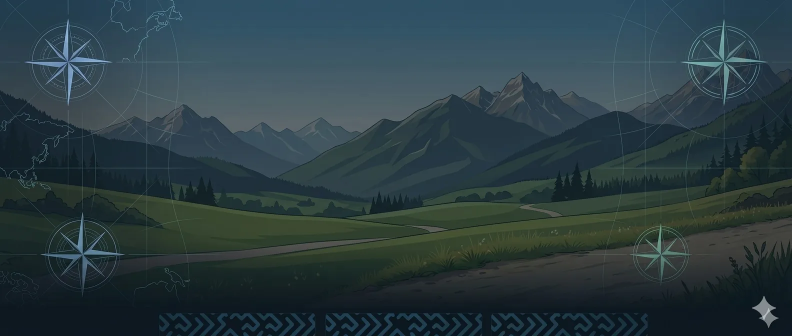
#> input picture -f/img/sharehubeu-hero.webp, 1584 x 672 px (shown at 1/2 size)
$ python -i build_long.py   (imports and definitions only)
#> lines starting #> are read from the running program, lines starting #| are printed output that depends on the picture
#> further down, picture is the input picture: PIL image 1584x672 RGB; mean R, G, B 43.3, 61.2, 66.3
#!/usr/bin/env python3
"""Yatay uzun video (1920x1080). build_long.py SPEC.json ; tekrar calistirilabilir (segmentleri onbellekte tutar).
spec: out, root, title, sub, items[] ('IMG_x.jpeg' 4 sn foto | 'IMG_x.MOV@bas@sure' orijinal sesli klip), cache"""
import sys,os,subprocess,json,glob,time
from PIL import Image,ImageOps,ImageFilter,ImageDraw,ImageFont
# [4 lines not run here, left out]
F='/usr/share/fonts/truetype/dejavu/DejaVuSans-Bold.ttf'
def find(n): return glob.glob(os.path.join(S['root'],'**',n),recursive=True)[0]
def frame(im,first=False):
#> called with first = False
    im=ImageOps.exif_transpose(im).convert('RGB')
    bg=im.resize((1920,round(im.height*1920/im.width))) if im.width/im.height<16/9 else im.resize((round(im.width*1080/im.height),1080))
    l=(bg.width-1920)//2;t=(bg.height-1080)//2; bg=bg.crop((l,t,l+1920,t+1080)).filter(ImageFilter.GaussianBlur(40))
#> after `l = (bg.width - 1920) // 2`: l = 313
#> after `t = (bg.height - 1080) // 2`: t = 0
#> after `bg = bg.crop((l, t, l + 1920, t + 1080)).filter(ImageFilter.GaussianBl`:
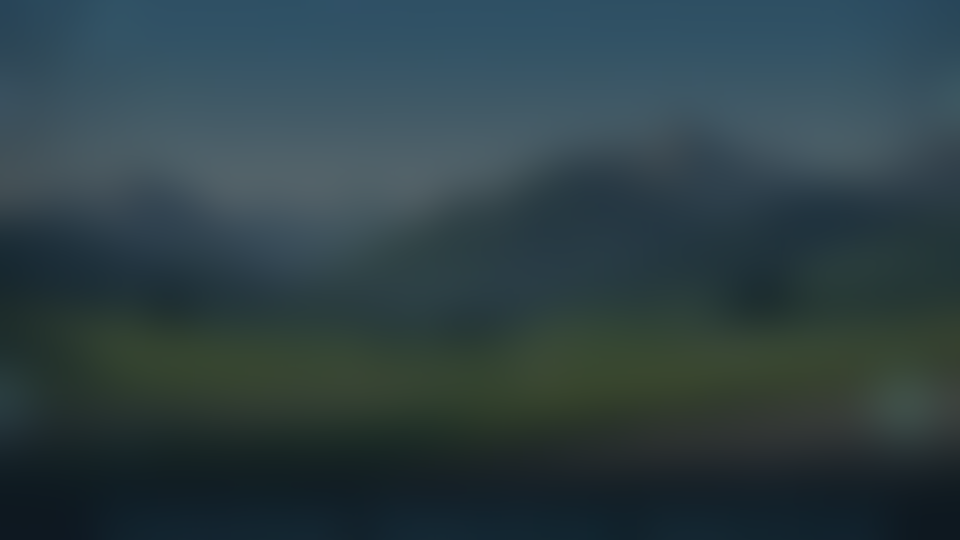
#> bg: PIL image 1920x1080 RGB (shown at 1/2 size); mean R, G, B 45.7, 64.3, 69.1
    r=min(1920/im.width,1080/im.height); fg=im.resize((round(im.width*r),round(im.height*r)))
#> after `r = min(1920 / im.width, 1080 / im.height)`: r = 1.21
    bg.paste(fg,((1920-fg.width)//2,(1080-fg.height)//2))
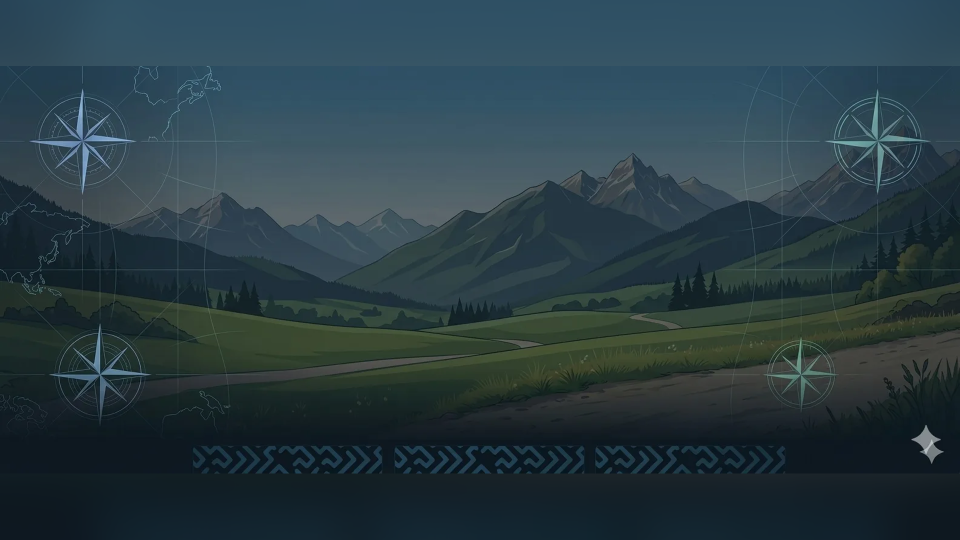
#> bg: PIL image 1920x1080 RGB (shown at 1/2 size); mean R, G, B 40.9, 60, 67.1
    if first:
        d=ImageDraw.Draw(bg,'RGBA'); d.rectangle((0,760,1920,1000),fill=(0,0,0,150))
        for txt,sz,y in [(S['title'],80,790),(S['sub'],44,900)]:
            f=ImageFont.truetype(F,sz); w=d.textlength(txt,font=f); d.text(((1920-w)/2,y),txt,font=f,fill='white')
    return bg
segs=[]
# [16 lines not run here, left out]

>>> from PIL import Image
>>> picture = Image.open('../../-f/img/sharehubeu-hero.webp')
>>> result = frame(picture)

$ run again, on -f/img/living/food_hu_a66ea741afca8ec9.webp
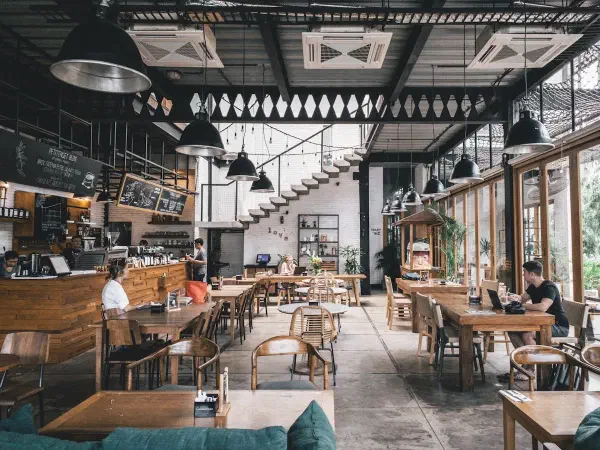
#> input picture -f/img/living/food_hu_a66ea741afca8ec9.webp, 600 x 450 px
#> picture is the input picture: PIL image 600x450 RGB; mean R, G, B 112, 105.2, 100.1
#> in frame, `bg = bg.crop((l, t, l + 1920, t + 1080)).filter(ImageFilter.GaussianBl`:
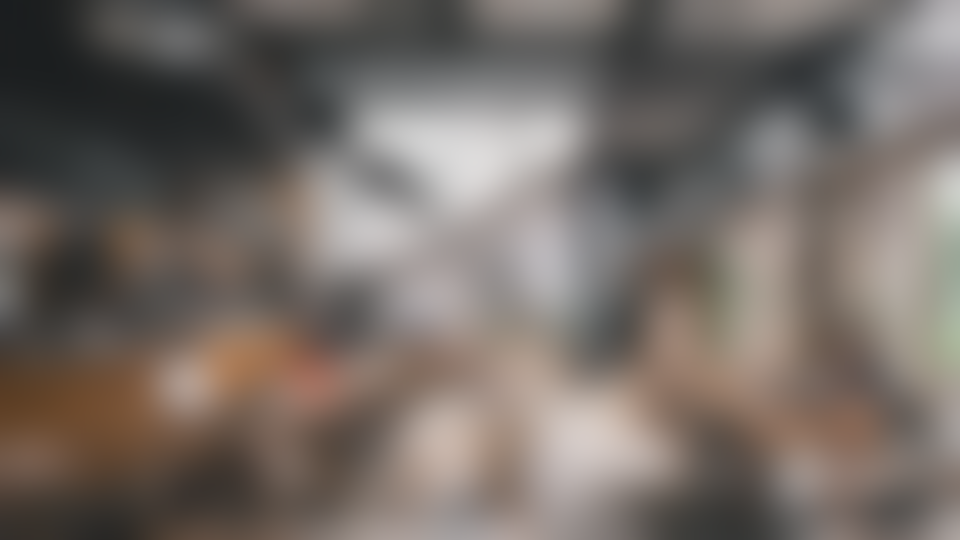
#> bg: PIL image 1920x1080 RGB (shown at 1/2 size); mean R, G, B 116.7, 108.2, 102.3
#> in frame, `bg.paste(fg,((1920-fg.width)//2,(1080-fg.height)//2))`:
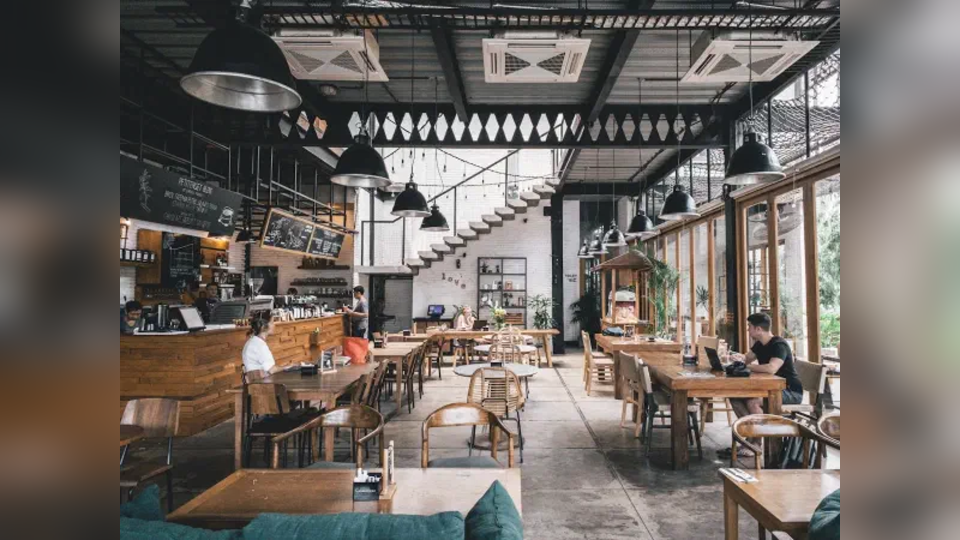
#> bg: PIL image 1920x1080 RGB (shown at 1/2 size); mean R, G, B 110, 103, 97.4

$ run again, on -f/img/travel/almanyada-yilbasi-kutlamalari_hu_f1efc3e6529de13e.webp
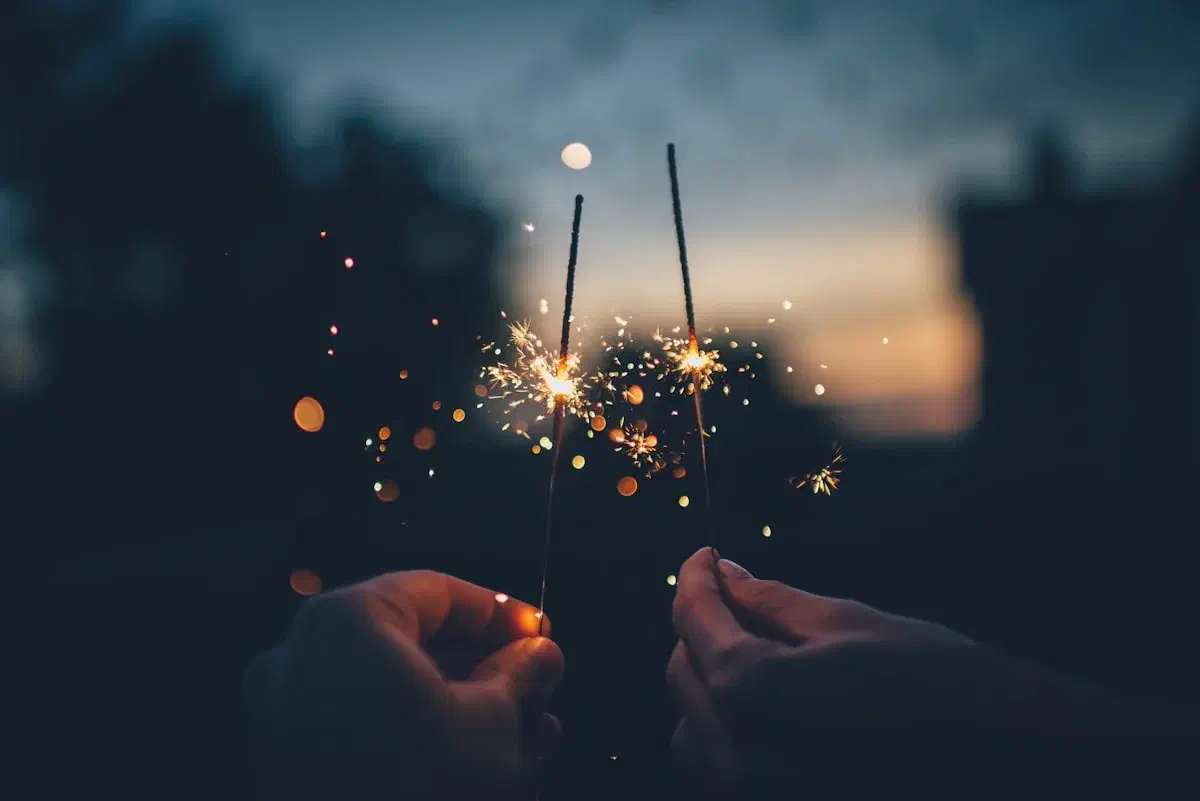
#> input picture -f/img/travel/almanyada-yilbasi-kutlamalari_hu_f1efc3e6529de13e.webp, 1200 x 801 px
#> picture is the input picture: PIL image 1200x801 RGB; mean R, G, B 50.2, 59.3, 67.4
#> in frame, `bg = bg.crop((l, t, l + 1920, t + 1080)).filter(ImageFilter.GaussianBl`:
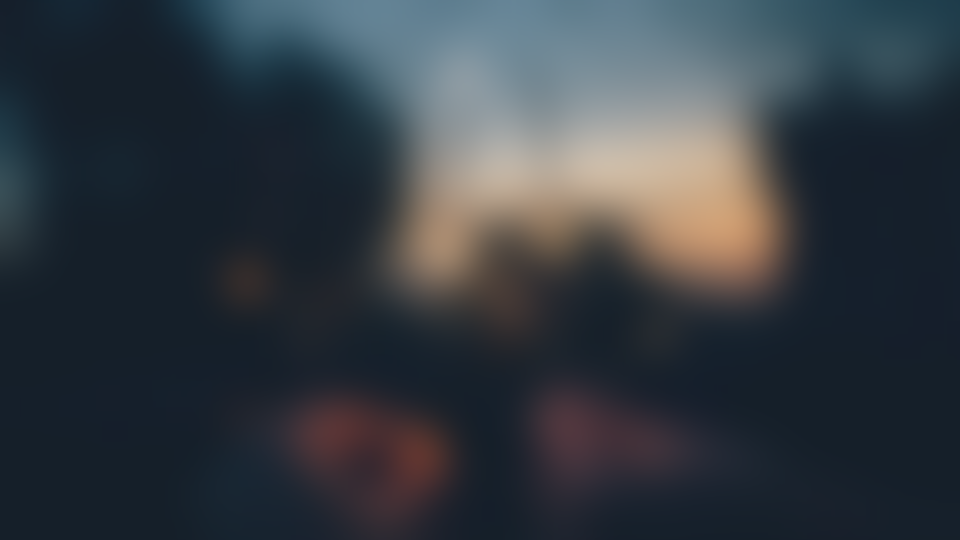
#> bg: PIL image 1920x1080 RGB (shown at 1/2 size); mean R, G, B 52.6, 59.4, 66.4
#> in frame, `bg.paste(fg,((1920-fg.width)//2,(1080-fg.height)//2))`:
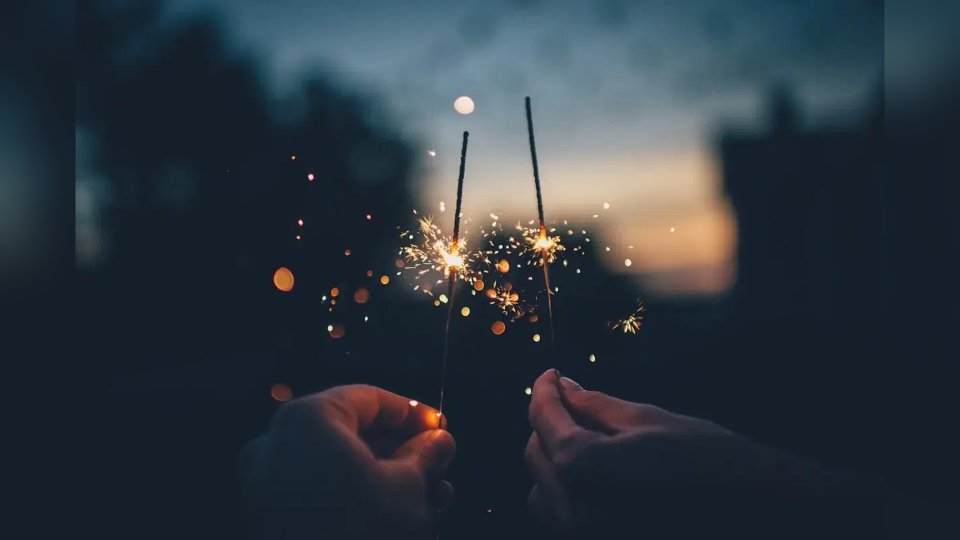
#> bg: PIL image 1920x1080 RGB (shown at 1/2 size); mean R, G, B 46.2, 55.8, 64.3
